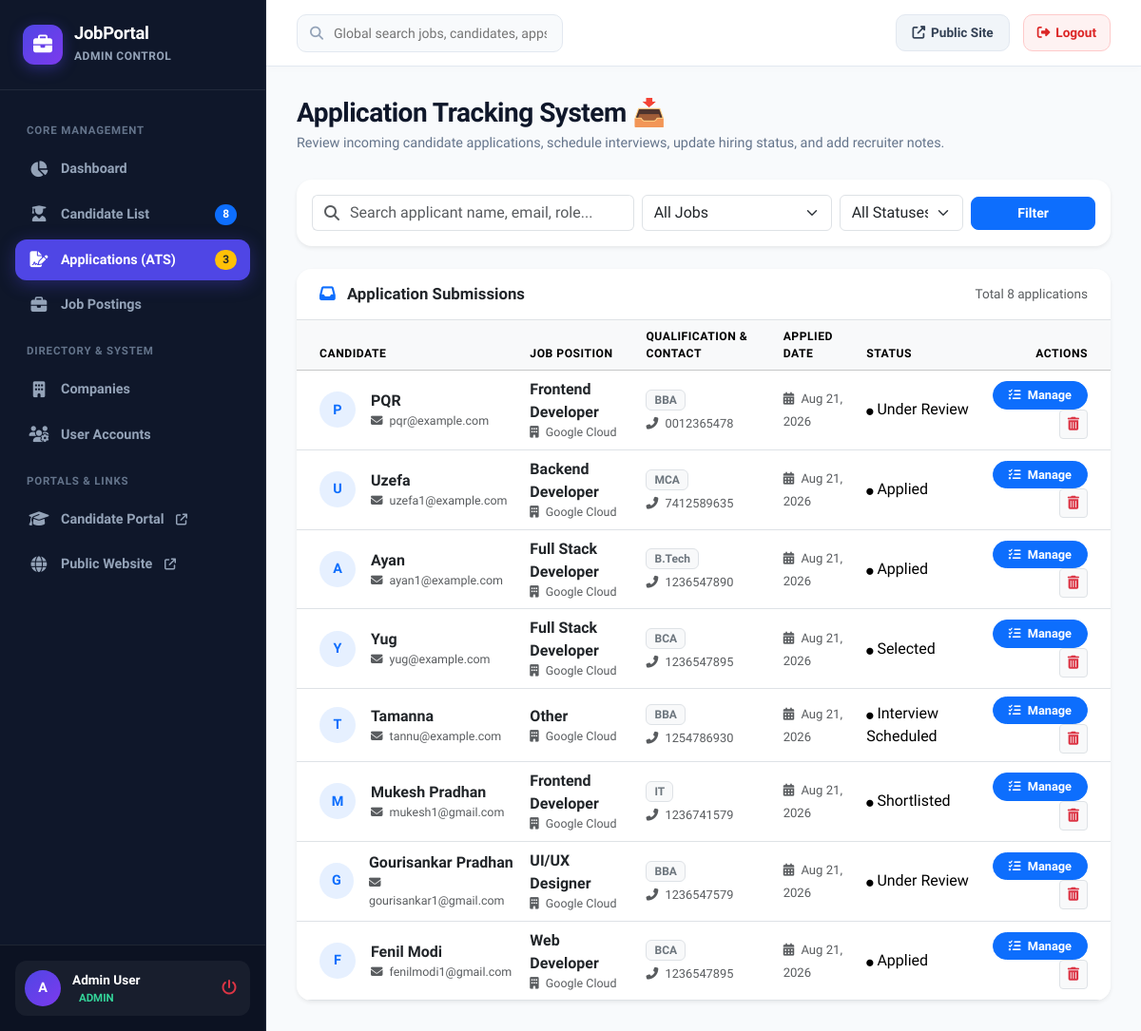
Before: /admin/applications.php (signed in) with the older database file.
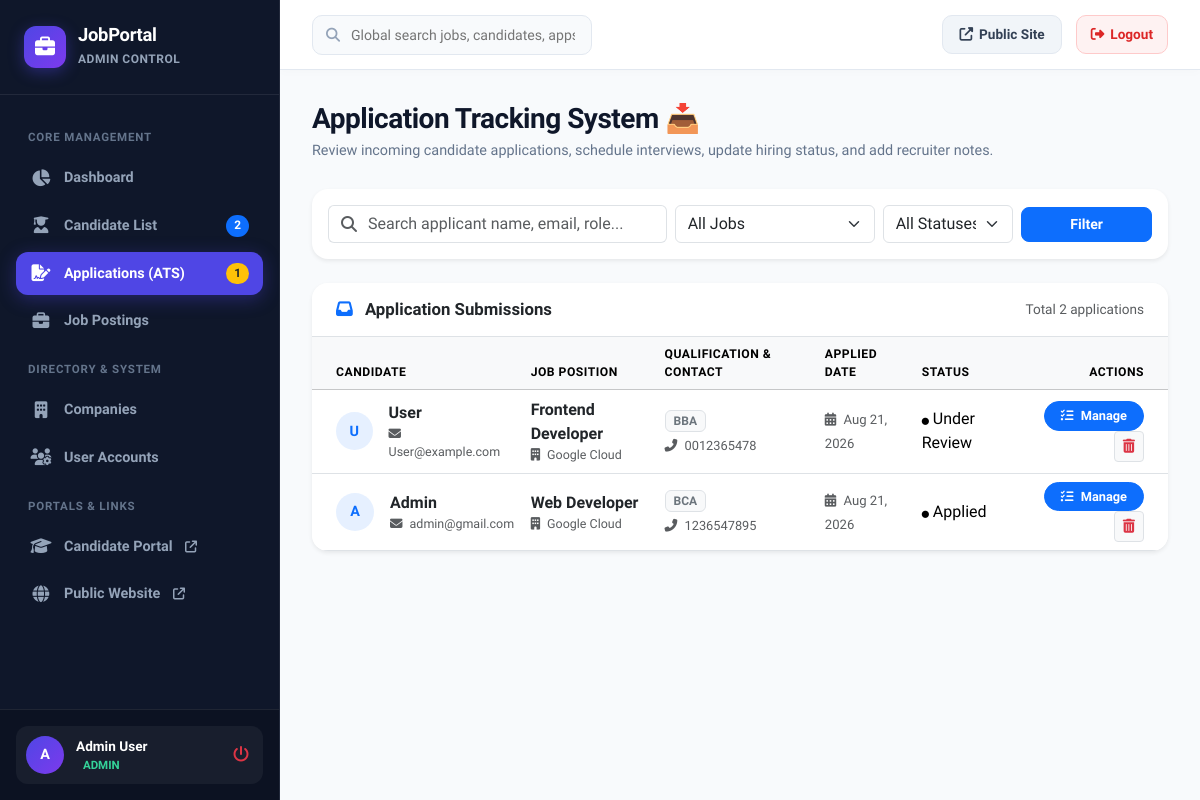
After: the same page with the newer database file.
### tables this page shows
CREATE TABLE `job_applications` (
  `id` int(11) NOT NULL,
  `job_id` int(11) DEFAULT NULL,
  `user_id` int(11) DEFAULT NULL,
  `name` varchar(255) NOT NULL,
  `email` varchar(255) NOT NULL,
  `mobile` varchar(50) NOT NULL,
  `degree` varchar(255) NOT NULL,
  `refer` varchar(255) DEFAULT 'None',
  `jobpost` varchar(255) NOT NULL,
  `skills` text DEFAULT NULL,
  `experience` varchar(50) DEFAULT 'Fresher',
  `resume_link` varchar(255) DEFAULT NULL,
  `cover_note` text DEFAULT NULL,
  `status` varchar(50) NOT NULL DEFAULT 'Applied',
  `admin_notes` text DEFAULT NULL,
  `applied_at` timestamp NOT NULL DEFAULT current_timestamp(),
  `updated_at` timestamp NOT NULL DEFAULT current_timestamp() ON UPDATE current_timestamp()
);

CREATE TABLE `jobs` (
  `id` int(11) NOT NULL,
  `company_id` int(11) DEFAULT NULL,
  `company_name` varchar(255) NOT NULL,
  `company_logo` varchar(255) DEFAULT NULL,
  `title` varchar(255) NOT NULL,
  `category` varchar(100) NOT NULL,
  `job_type` varchar(50) NOT NULL DEFAULT 'Full-Time',
  `experience_level` varchar(50) NOT NULL DEFAULT 'Fresher',
  `location` varchar(100) NOT NULL DEFAULT 'Remote / Hybrid',
  `salary_range` varchar(100) NOT NULL DEFAULT '₹6,00,000 - ₹10,00,000 PA',
  `openings` int(11) NOT NULL DEFAULT 2,
  `description` text NOT NULL,
  `requirements` text NOT NULL,
  `benefits` text DEFAULT NULL,
  `status` varchar(20) NOT NULL DEFAULT 'Active',
  `deadline` date DEFAULT NULL,
  `created_at` timestamp NOT NULL DEFAULT current_timestamp(),
  `updated_at` timestamp NOT NULL DEFAULT current_timestamp() ON UPDATE current_timestamp()
);

### admin/applications.php (the view, shortened to what the changed rows need)
<?php
require_once __DIR__ . '/auth_check.php';
require_once __DIR__ . '/includes/header.php';
$where = [];
$whereClause = !empty($where) ? "WHERE " . implode(" AND ", $where) : "";
$appsQuery = "SELECT ja.*, j.title as job_title, j.company_name, cp.resume_url, cp.portfolio_url, cp.github_url
              FROM job_applications ja
              LEFT JOIN jobs j ON ja.job_id = j.id
              LEFT JOIN candidate_profiles cp ON ja.user_id = cp.user_id
              $whereClause
              ORDER BY ja.id DESC";
$appsResult = mysqli_query($con, $appsQuery);
?>
<div class="page-header-box">
    <div class="page-header-title">
        <h1>Application Tracking System 📥</h1>
    </div>
</div>
<div class="card border-0 rounded-4 shadow-sm overflow-hidden">
    <div class="card-header bg-white py-3 px-4 d-flex justify-content-between align-items-center border-bottom">
        <h5 class="mb-0 fw-bold text-dark" style="font-size: 1.05rem;">
            <i class="fas fa-inbox text-primary me-2"></i> Application Submissions
        </h5>
        <span class="text-muted" style="font-size: 0.85rem;">
            Total <?php echo $appsResult ? mysqli_num_rows($appsResult) : 0; ?> applications
        </span>
    </div>
    <div class="table-responsive">
        <table class="table table-hover align-middle mb-0">
            <thead class="table-light text-uppercase text-muted" style="font-size: 0.76rem; letter-spacing: 0.5px;">
                <tr>
                    <th class="ps-4">Candidate</th>
                    <th>Job Position</th>
                    <th>Qualification & Contact</th>
                    <th>Applied Date</th>
                    <th>Status</th>
                    <th class="text-end pe-4">Actions</th>
                </tr>
            </thead>
            <tbody>
                <?php if ($appsResult && mysqli_num_rows($appsResult) > 0): ?>
                    <?php while ($app = mysqli_fetch_assoc($appsResult)):
                        $sClass = 'status-applied';
                        switch ($app['status']) {
                            case 'Under Review': $sClass = 'status-review'; break;
                            case 'Shortlisted': $sClass = 'status-shortlisted'; break;
                            case 'Interview Scheduled': $sClass = 'status-interview'; break;
                            case 'Selected': $sClass = 'status-selected'; break;
                        }
                    ?>
                        <tr>
                            <td class="ps-4">
                                <div class="d-flex align-items-center gap-3">
                                    <div class="rounded-circle bg-primary bg-opacity-10 text-primary fw-bold d-flex align-items-center justify-content-center" style="width: 38px; height: 38px; font-size: 0.9rem;">
                                        <?php echo strtoupper(substr($app['name'], 0, 1)); ?>
                                    </div>
                                    <div>
                                        <div class="fw-bold text-dark"><?php echo htmlspecialchars($app['name']); ?></div>
                                        <div class="text-muted" style="font-size: 0.78rem;">
                                            <i class="fas fa-envelope me-1"></i> <?php echo htmlspecialchars($app['email']); ?>
                                        </div>
                                    </div>
                                </div>
                            </td>
                            <td>
                                <div class="fw-semibold text-dark"><?php echo htmlspecialchars($app['jobpost']); ?></div>
                                <?php if (!empty($app['company_name'])): ?>
                                    <div class="text-muted" style="font-size: 0.78rem;">
                                        <i class="fas fa-building me-1"></i> <?php echo htmlspecialchars($app['company_name']); ?>
                                    </div>
                                <?php endif; ?>
                            </td>
                            <td>
                                <div>
                                    <span class="badge bg-light text-secondary border px-2 py-1 mb-1">
                                        <?php echo htmlspecialchars($app['degree']); ?>
                                    </span>
                                </div>
                                <div class="text-muted" style="font-size: 0.8rem;">
                                    <i class="fas fa-phone-alt me-1"></i> <?php echo htmlspecialchars($app['mobile']); ?>
                                </div>
                            </td>
                            <td>
                                <span class="text-muted" style="font-size: 0.82rem;">
                                    <i class="fas fa-calendar-alt me-1"></i>
                                    <?php echo date('M d, Y', strtotime($app['applied_at'])); ?>
                                </span>
                            </td>
                            <td>
                                <span class="badge-status <?php echo $sClass; ?>">
                                    <i class="fas fa-circle" style="font-size: 0.45rem;"></i>
                                    <?php echo htmlspecialchars($app['status']); ?>
                                </span>
                            </td>
                            <td class="text-end pe-4">
                                <button type="button" class="btn btn-sm btn-primary rounded-pill px-3 fw-semibold btn-manage-app" style="font-size: 0.8rem;"
                                        data-app="<?php echo htmlspecialchars(json_encode($app), ENT_QUOTES, 'UTF-8'); ?>"
                                        onclick="openStatusModal(this)">
                                    <i class="fas fa-tasks me-1"></i> Manage
                                </button>
                                <a href="applications.php?action=delete&id=<?php echo $app['id']; ?>" class="btn btn-sm btn-light border text-danger" title="Delete" onclick="return confirm('Delete this application?');">
                                    <i class="fas fa-trash-alt"></i>
                                </a>
                            </td>
                        </tr>
                    <?php endwhile; ?>
                <?php endif; ?>
            </tbody>
        </table>
    </div>
</div>
<?php require_once __DIR__ . '/includes/footer.php'; ?>

### admin/includes/sidebar.php (shortened to what the changed rows need)
<?php
$currentPage = basename($_SERVER['PHP_SELF']);
?>
<aside class="admin-sidebar" id="adminSidebar">
    <nav class="sidebar-nav">
        <a href="candidates.php" class="sidebar-link <?php echo in_array($currentPage, ['candidates.php', 'candidate_add.php', 'candidate_edit.php']) ? 'active' : ''; ?>">
            <i class="fas fa-user-graduate"></i>
            <span>Candidate List</span>
            <span class="sidebar-badge bg-primary text-white"><?php echo $totalCandidatesCount ?? 0; ?></span>
        </a>
        <a href="applications.php" class="sidebar-link <?php echo ($currentPage === 'applications.php') ? 'active' : ''; ?>">
            <i class="fas fa-file-signature"></i>
            <span>Applications (ATS)</span>
            <?php if (($pendingAppsCount ?? 0) > 0): ?>
                <span class="sidebar-badge bg-warning text-dark"><?php echo $pendingAppsCount; ?></span>
            <?php endif; ?>
        </a>
    </nav>
</aside>

Changed rows visible on the page:
removed job_applications: name "P", name "PQR", email "pqr@example.com", jobpost "Frontend Developer", job.company_name "Google Cloud", degree "BBA", mobile "0012365478", applied_at "Aug 21, 2026", status "Under Review"
removed job_applications: name "U", name "Uzefa", email "uzefa1@example.com", jobpost "Backend Developer", job.company_name "Google Cloud", degree "MCA", mobile "7412589635", applied_at "Aug 21, 2026", status "Applied"
removed job_applications: name "A", name "Ayan", email "ayan1@example.com", jobpost "Full Stack Developer", job.company_name "Google Cloud", degree "B.Tech", mobile "1236547890", applied_at "Aug 21, 2026", status "Applied"
removed job_applications: name "Y", name "Yug", email "yug@example.com", jobpost "Full Stack Developer", job.company_name "Google Cloud", degree "BCA", mobile "1236547895", applied_at "Aug 21, 2026", status "Selected"
removed job_applications: name "T", name "Tamanna", email "tannu@example.com", jobpost "Other", job.company_name "Google Cloud", degree "BBA", mobile "1254786930", applied_at "Aug 21, 2026", status "Interview Scheduled"
removed job_applications: name "M", name "Mukesh Pradhan", email "mukesh1@gmail.com", jobpost "Frontend Developer", job.company_name "Google Cloud", degree "IT", mobile "1236741579", applied_at "Aug 21, 2026", status "Shortlisted"
changed job_applications "Under Review": name "G" → "U"; name "Gourisankar Pradhan" → "User"; email "gourisankar1@gmail.com" → "User@example.com"; jobpost "UI/UX Designer" → "Frontend Developer"; mobile "1236547579" → "0012365478"
changed job_applications "Web Developer": name "F" → "A"; name "Fenil Modi" → "Admin"; email "fenilmodi1@gmail.com" → "admin@gmail.com"
Other visible differences:
$totalCandidatesCount: "8" → "2"
$pendingAppsCount: "3" → "1"
mysqli_num_rows($appsResult): "8" → "2"
